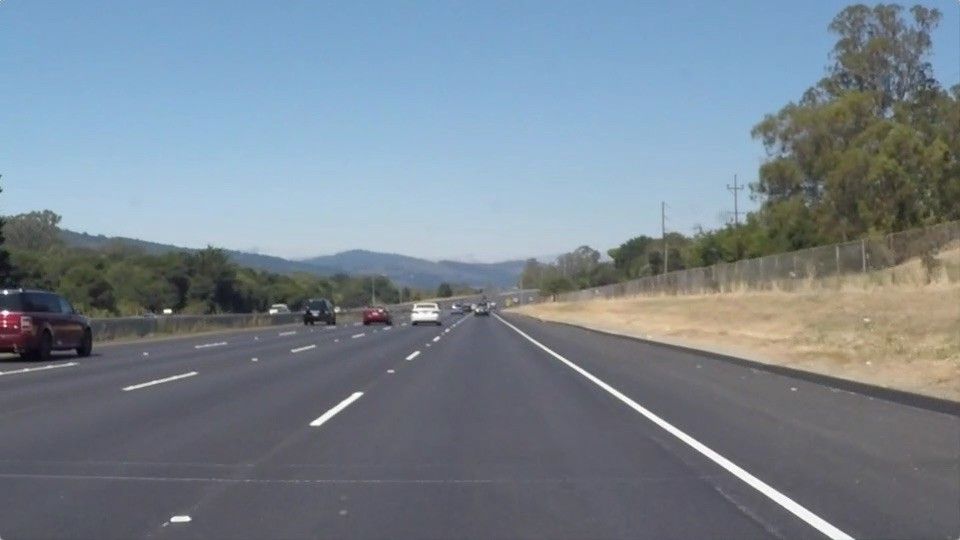
#> input picture LAB/openLAB/road.jpg, 960 x 540 px, found by its file name
$ python test.py
#> lines starting #> are read from the running program, lines starting #| are printed output that depends on the picture; after the words box and inside, x2 and y2 are one past the last pixel; in counts of white or black regions, pixels touching at a corner belong together
"""
CS-474: Computer Vision - Open Lab Spring 2026
Lane Detection using Hough Transform
"""

import cv2
import numpy as np
import matplotlib.pyplot as plt
import matplotlib.gridspec as gridspec

# ─────────────────────────────────────────────
# STEP 1: Load and Preprocess the Image
# ─────────────────────────────────────────────
img_path = "/home/claude/open_lab2/open lab/road.jpg"
original = cv2.imread(img_path)
#> original is the input picture: shape (540, 960, 3); mean B, G, R 143.7, 132.5, 120.3
original_rgb = cv2.cvtColor(original, cv2.COLOR_BGR2RGB)
H, W = original.shape[:2]
#> H = 540; W = 960

# Convert to grayscale
gray = cv2.cvtColor(original, cv2.COLOR_BGR2GRAY)
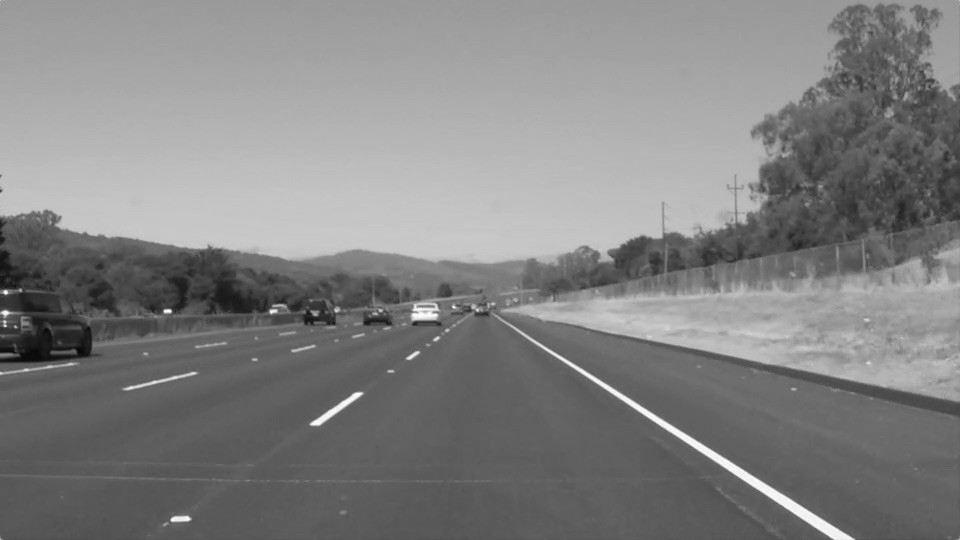
#> gray: shape (540, 960); min 6, max 255, mean 130.1

# Apply Gaussian blur to reduce noise before edge detection
blurred = cv2.GaussianBlur(gray, (5, 5), 0)

# ─────────────────────────────────────────────
# STEP 2: Edge Detection using Canny
# ─────────────────────────────────────────────
# Thresholds tuned for road/lane markings
edges = cv2.Canny(blurred, threshold1=50, threshold2=150)
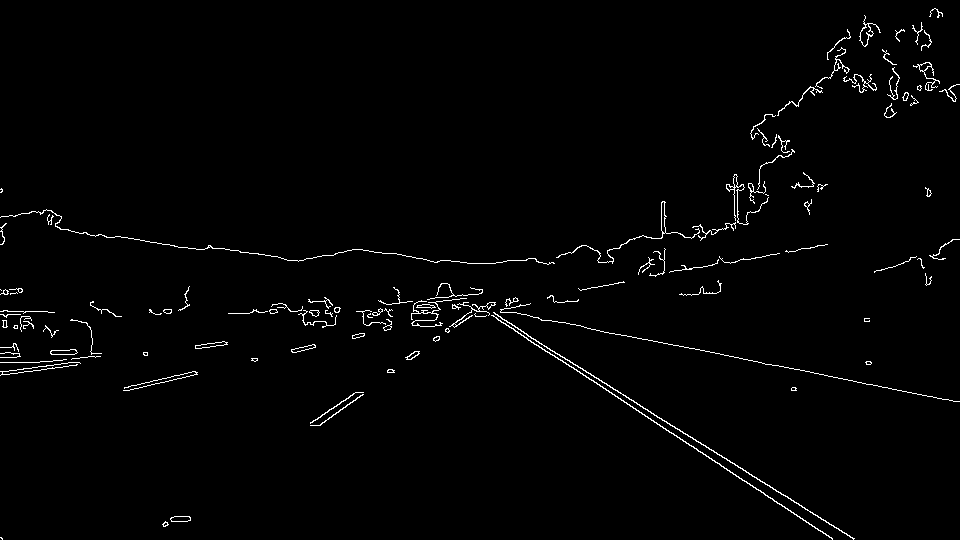
#> edges: shape (540, 960); 1.5% white in thin lines or dots

# ─────────────────────────────────────────────
# STEP 3: Region of Interest (ROI) Masking
# ─────────────────────────────────────────────
# Define a trapezoidal ROI focused on the lower half of the image
# where lane markings are most likely to appear
roi_vertices = np.array([[
    (int(W * 0.05), H),           # bottom-left
    (int(W * 0.45), int(H * 0.55)),  # top-left
    (int(W * 0.55), int(H * 0.55)),  # top-right
    (int(W * 0.95), H)            # bottom-right
]], dtype=np.int32)

mask = np.zeros_like(edges)
cv2.fillPoly(mask, roi_vertices, 255)
#> mask: shape (540, 960); 22.5% white; 1 white region, box (x1, y1, x2, y2) and area: (49, 297, 912, 540) 116781
roi_edges = cv2.bitwise_and(edges, mask)
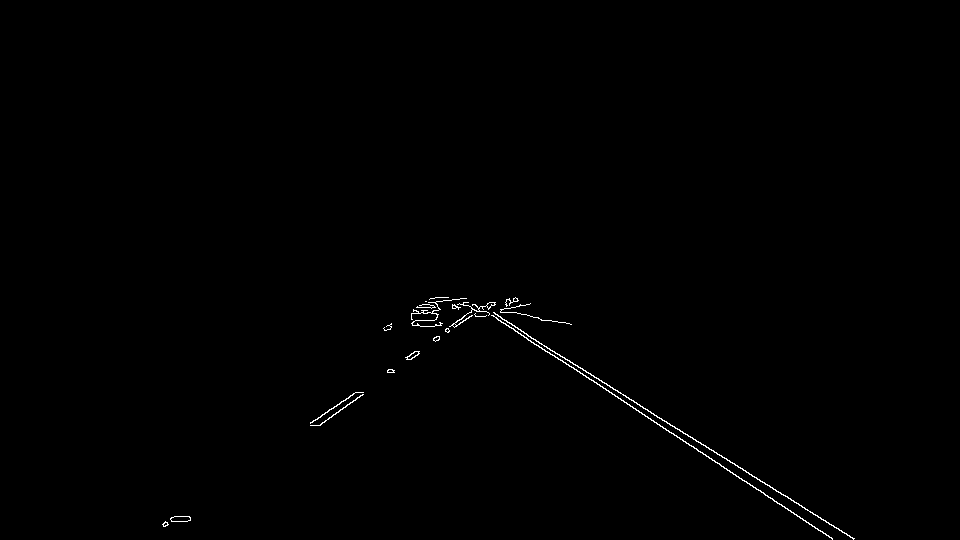
#> roi_edges: shape (540, 960); 0.41% white in thin lines or dots, all inside (x1, y1, x2, y2) = (162, 297, 855, 540)

# ─────────────────────────────────────────────
# STEP 4: Hough Transform Line Detection
# ─────────────────────────────────────────────
# Parameters:
#   rho        = 1 pixel resolution in distance
#   theta      = 1 degree (pi/180) angular resolution
#   threshold  = minimum votes to consider a line
#   minLineLen = minimum length of a line segment
#   maxLineGap = maximum allowed gap in a line segment

lines = cv2.HoughLinesP(
    roi_edges,
    rho=1,
    theta=np.pi / 180,
    threshold=40,
    minLineLength=80,
    maxLineGap=60
)
#> lines = [[480, 306, 853, 539], [465, 298, 763, 492], [660, 426, 832, 538], [482, 306, 854, 538], [317, 419, 474, 309], [320, 425, 490, 302], [318, 425, 487, 303], [429, 299, 571, 324], [310, 423, 473, 309]]

# ─────────────────────────────────────────────
# STEP 5: Separate & Average Left / Right Lanes
# ─────────────────────────────────────────────
def average_slope_intercept(lines, img_shape):
    """Cluster detected line segments into left and right lanes
       by slope sign, then fit a single representative line for each."""
#> called with lines = array of shape (9, 1, 4), img_shape = (540, 960, 3)
    left_lines, right_lines = [], []

    if lines is None:
        return None, None

    for line in lines:
        x1, y1, x2, y2 = line[0]
        if x2 == x1:          # skip perfectly vertical (undefined slope)
            continue
        slope = (y2 - y1) / (x2 - x1)
        intercept = y1 - slope * x1

        # Filter by slope magnitude to remove near-horizontal noise
        if abs(slope) < 0.4:
            continue

        if slope < 0:          # negative slope → left lane (image y is flipped)
            left_lines.append((slope, intercept))
        else:                  # positive slope → right lane
            right_lines.append((slope, intercept))
#> this loop made 9 passes
#> (x1, y1, x2, y2, slope, intercept) on passes 1 to 9: (480, 306, 853, 539, 0.625, 6.16), (465, 298, 763, 492, 0.651, -4.72), (660, 426, 832, 538, 0.651, -3.77), (482, 306, 854, 538, 0.624, 5.4), (317, 419, 474, 309, -0.701, 641.1), (320, 425, 490, 302, -0.724, 656.5), (318, 425, 487, 303, -0.722, 654.6), (429, 299, 571, 324, 0.176, 223.5), (310, 423, 473, 309, -0.699, 639.8)
#> after the loop, left_lines = [(-0.701, 641.1), (-0.724, 656.5), (-0.722, 654.6), (-0.699, 639.8)]; right_lines = [(0.625, 6.16), (0.651, -4.72), (0.651, -3.77), (0.624, 5.4)]

    def make_coords(img_shape, line_params):
#> called with img_shape = (540, 960, 3)
        if not line_params:
            return None
        slope, intercept = np.mean(line_params, axis=0)
#> slope = -0.711; intercept = 648
        y1 = img_shape[0]                  # bottom of image
        y2 = int(y1 * 0.60)               # ~60% up the image
        x1 = int((y1 - intercept) / slope)
#> x1 = 151
        x2 = int((y2 - intercept) / slope)
#> x2 = 455
        return (x1, y1, x2, y2)

    left_avg  = make_coords(img_shape, left_lines)
#> left_avg = (151, 540, 455, 324)
    right_avg = make_coords(img_shape, right_lines)
#> right_avg = (845, 540, 506, 324)
    return left_avg, right_avg


left_lane, right_lane = average_slope_intercept(lines, original.shape)
#> left_lane = (151, 540, 455, 324); right_lane = (845, 540, 506, 324)

# ─────────────────────────────────────────────
# STEP 6: Draw Detected Lanes on the Image
# ─────────────────────────────────────────────
lane_overlay = np.zeros_like(original)

def draw_lane(img, lane, color=(0, 255, 0), thickness=8):
#> called with lane = (151, 540, 455, 324), color = (255, 0, 0), thickness = 8
    if lane is not None:
        x1, y1, x2, y2 = lane
#> x1 = 151; y1 = 540; x2 = 455; y2 = 324
        cv2.line(img, (x1, y1), (x2, y2), color, thickness)

draw_lane(lane_overlay, left_lane,  color=(255, 0, 0))   # blue  → left
draw_lane(lane_overlay, right_lane, color=(0, 255, 0))   # green → right
#> call 2 of draw_lane, with lane = (845, 540, 506, 324), color = (0, 255, 0), thickness = 8
#> in draw_lane (call 2), `x1, y1, x2, y2 = lane`: x1 = 845; x2 = 506
#> in draw_lane (call 2), `cv2.line(img, (x1, y1), (x2, y2), color, thickness)`:
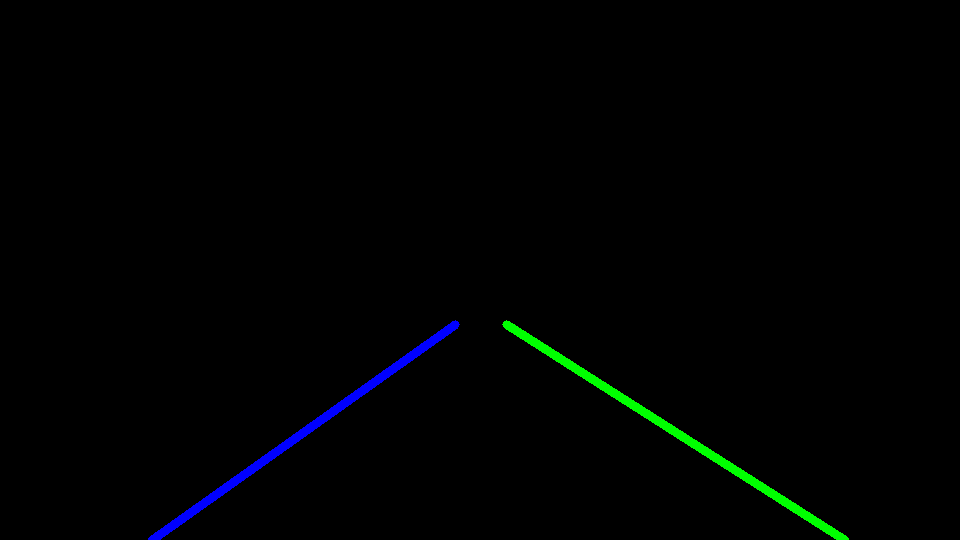
#> img: shape (540, 960, 3); mean of channels 0, 1, 2 1.6, 1.7, 0; drawn as B, G, R

# Also draw ROI polygon outline on a separate copy for visualization
roi_vis = original_rgb.copy()
cv2.polylines(roi_vis, roi_vertices, isClosed=True, color=(255, 255, 0), thickness=2)
#> roi_vis: shape (540, 960, 3); mean R, G, B 121.5, 133.8, 142.8

# Final composite: blend lane lines onto original
result = cv2.addWeighted(original, 0.8, lane_overlay, 1.0, 0)
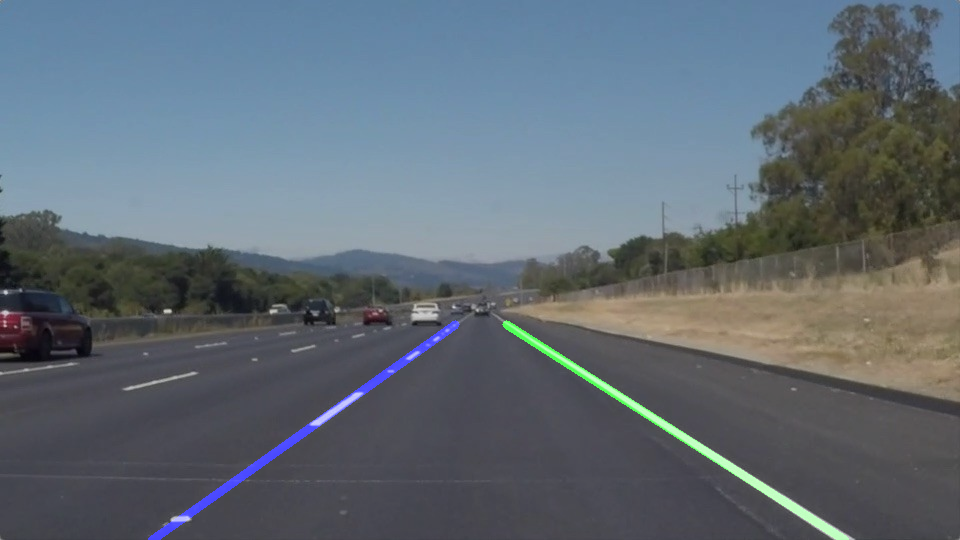
#> result: shape (540, 960, 3); mean B, G, R 115.9, 106.7, 96.2
result_rgb = cv2.cvtColor(result, cv2.COLOR_BGR2RGB)

# ─────────────────────────────────────────────
# STEP 7: Visualise All Pipeline Stages
# ─────────────────────────────────────────────
fig = plt.figure(figsize=(16, 10))
fig.patch.set_facecolor('#1a1a2e')
gs = gridspec.GridSpec(2, 3, figure=fig, hspace=0.35, wspace=0.25)

titles = [
    "1. Original Image",
    "2. Grayscale + Blur",
    "3. Canny Edge Detection",
    "4. ROI Masked Edges",
    "5. Raw Hough Lines",
    "6. Final Lane Detection"
]

# Build raw hough lines image
raw_hough = original_rgb.copy()
if lines is not None:
    for line in lines:
        x1, y1, x2, y2 = line[0]
        cv2.line(raw_hough, (x1, y1), (x2, y2), (255, 0, 0), 2)
#> this loop made 9 passes
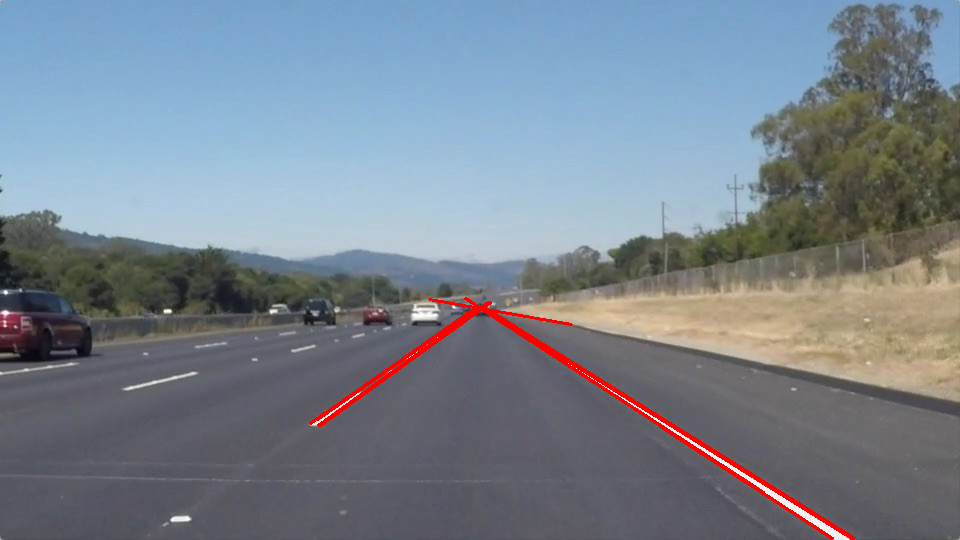
#> raw_hough: shape (540, 960, 3); mean R, G, B 121.4, 130.9, 142

images = [
    original_rgb,
    blurred,
    edges,
    roi_edges,
    raw_hough,
    result_rgb
]
cmaps = [None, 'gray', 'gray', 'gray', None, None]

for i, (title, image, cmap) in enumerate(zip(titles, images, cmaps)):
    ax = fig.add_subplot(gs[i // 3, i % 3])
    ax.imshow(image, cmap=cmap)
    ax.set_title(title, color='white', fontsize=11, fontweight='bold', pad=6)
    ax.axis('off')

    # Annotate ROI on panel 4
    if i == 3:
        pts = roi_vertices[0].reshape((-1, 1, 2))
        poly = plt.Polygon(roi_vertices[0], fill=False,
                           edgecolor='yellow', linewidth=1.5)
        ax.add_patch(poly)
#> this loop made 6 passes
#> (title, cmap, pts) on pass 4: ('4. ROI Masked Edges', 'gray', [[48, 540], [432, 297], [528, 297], [912, 540]])
#> (title, cmap) on passes 1, 2, 3, 5, 6: ('1. Original Image', None), ('2. Grayscale + Blur', 'gray'), ('3. Canny Edge Detection', 'gray'), ('5. Raw Hough Lines', None), ('6. Final Lane Detection', None)

plt.suptitle("Lane Detection Pipeline — Hough Transform\nCS-474 Computer Vision | Open Lab Spring 2026",
             color='white', fontsize=14, fontweight='bold', y=1.01)

plt.savefig("/mnt/user-data/outputs/lane_detection_result.png",
            dpi=150, bbox_inches='tight', facecolor='#1a1a2e')
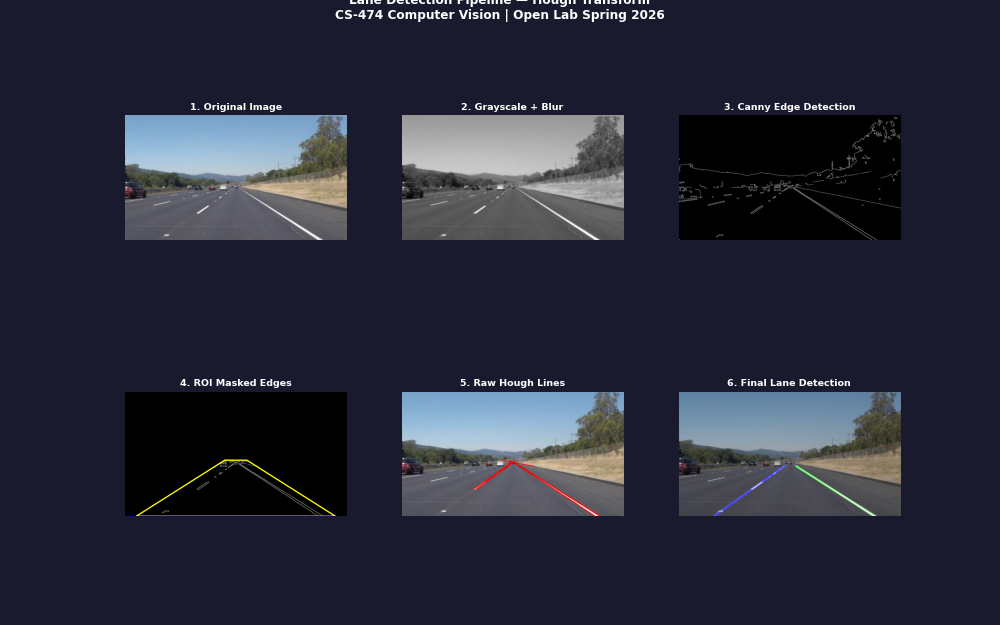
#> figure drawn by matplotlib, 6 panels
plt.close()
print("Saved successfully.")

# ─────────────────────────────────────────────
# Also save just the clean final result
# ─────────────────────────────────────────────
cv2.imwrite("/mnt/user-data/outputs/lane_final.jpg", result)
print("Final image saved.")
